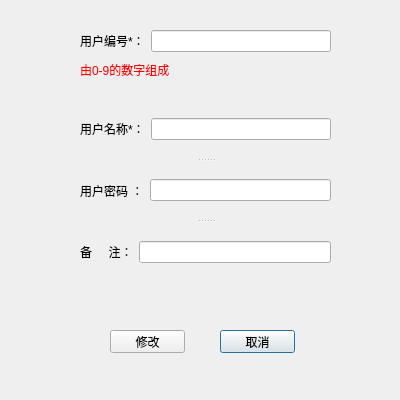
<?xml version="1.0" encoding="UTF-8"?>
<ui version="4.0">
 <class>ModUserDialog</class>
 <widget class="QDialog" name="ModUserDialog">
  <property name="geometry">
   <rect>
    <x>0</x>
    <y>0</y>
    <width>400</width>
    <height>400</height>
   </rect>
  </property>
  <property name="minimumSize">
   <size>
    <width>400</width>
    <height>400</height>
   </size>
  </property>
  <property name="maximumSize">
   <size>
    <width>400</width>
    <height>400</height>
   </size>
  </property>
  <property name="windowTitle">
   <string>Dialog</string>
  </property>
  <widget class="QSplitter" name="splitter">
   <property name="geometry">
    <rect>
     <x>80</x>
     <y>100</y>
     <width>251</width>
     <height>181</height>
    </rect>
   </property>
   <property name="orientation">
    <enum>Qt::Vertical</enum>
   </property>
   <widget class="QWidget" name="layoutWidget">
    <layout class="QHBoxLayout" name="horizontalLayout">
     <item>
      <widget class="QLabel" name="label_2">
       <property name="text">
        <string>用户名称*：</string>
       </property>
      </widget>
     </item>
     <item>
      <widget class="QLineEdit" name="edtUserName"/>
     </item>
    </layout>
   </widget>
   <widget class="QWidget" name="layoutWidget_2">
    <layout class="QHBoxLayout" name="horizontalLayout_2">
     <item>
      <widget class="QLabel" name="label_5">
       <property name="text">
        <string>用户密码 ：</string>
       </property>
      </widget>
     </item>
     <item>
      <widget class="QLineEdit" name="edtUserPwd">
       <property name="echoMode">
        <enum>QLineEdit::Password</enum>
       </property>
      </widget>
     </item>
    </layout>
   </widget>
   <widget class="QWidget" name="layoutWidget_3">
    <layout class="QHBoxLayout" name="horizontalLayout_3">
     <item>
      <widget class="QLabel" name="label_3">
       <property name="text">
        <string>备     注：</string>
       </property>
      </widget>
     </item>
     <item>
      <widget class="QLineEdit" name="edtUserComments"/>
     </item>
    </layout>
   </widget>
  </widget>
  <widget class="QWidget" name="layoutWidget_4">
   <property name="geometry">
    <rect>
     <x>80</x>
     <y>30</y>
     <width>251</width>
     <height>51</height>
    </rect>
   </property>
   <layout class="QVBoxLayout" name="verticalLayout">
    <item>
     <layout class="QHBoxLayout" name="horizontalLayout_6">
      <item>
       <widget class="QLabel" name="label">
        <property name="text">
         <string>用户编号*：</string>
        </property>
       </widget>
      </item>
      <item>
       <widget class="QLineEdit" name="edtUserNo"/>
      </item>
     </layout>
    </item>
    <item>
     <widget class="QLabel" name="label_7">
      <property name="styleSheet">
       <string notr="true">color:red</string>
      </property>
      <property name="text">
       <string>由0-9的数字组成</string>
      </property>
     </widget>
    </item>
   </layout>
  </widget>
  <widget class="QPushButton" name="ptnCancel">
   <property name="geometry">
    <rect>
     <x>220</x>
     <y>330</y>
     <width>75</width>
     <height>23</height>
    </rect>
   </property>
   <property name="text">
    <string>取消</string>
   </property>
  </widget>
  <widget class="QPushButton" name="ptnMod">
   <property name="geometry">
    <rect>
     <x>110</x>
     <y>330</y>
     <width>75</width>
     <height>23</height>
    </rect>
   </property>
   <property name="text">
    <string>修改</string>
   </property>
  </widget>
 </widget>
 <resources/>
 <connections/>
</ui>
